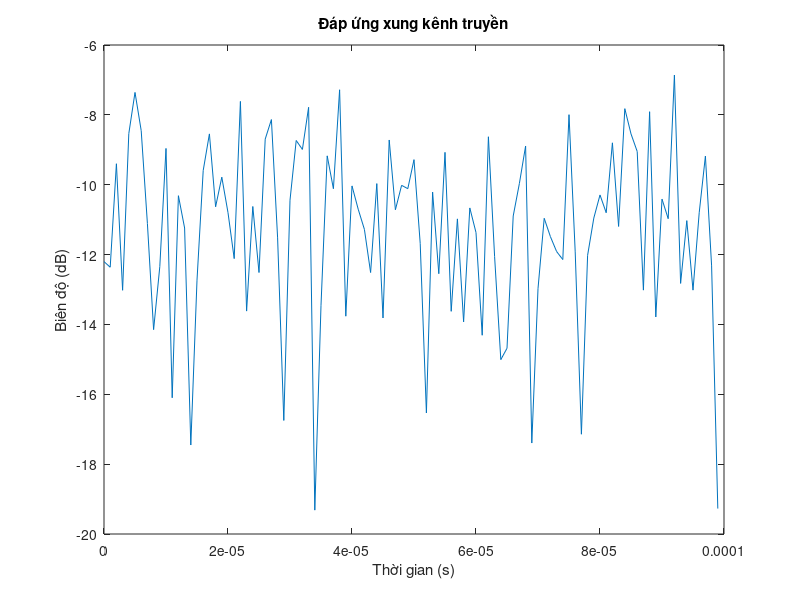
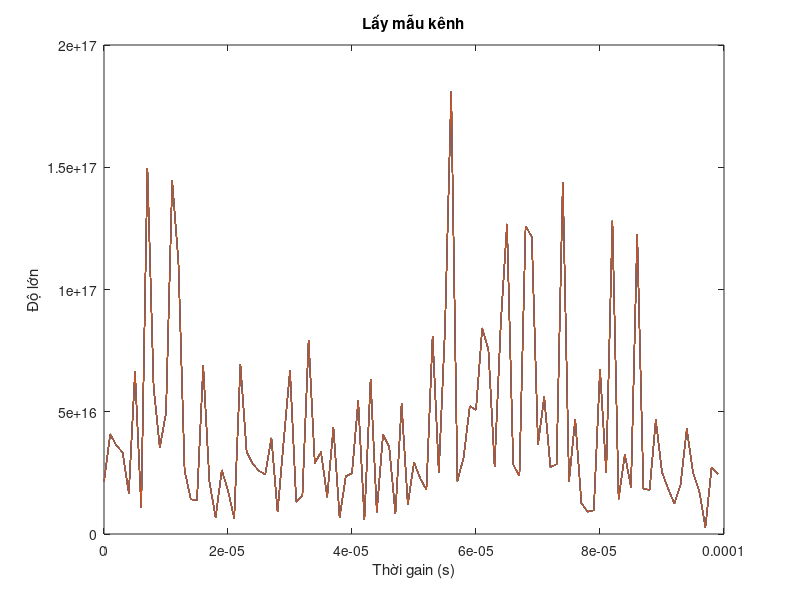

Source code (MATLAB) for these figures, in order:
% Các thông số mô phỏng
numSamples = 100;       % Số mẫu thử
samplingRate = 1e6;     % tốc độ lấy mẫu - Hz
carrierFreq = 2.4e9;    % Tần số sóng mang - Hz
velocity = 33.33;         % Tốc độ di chuyển của trạm thu m/s
pathLossExponent = 2;   % hệ số path loss 
shadowingStdDev = 4;    % Phương sai shadowing chuẩn

% Tạo kênh rayleigh làm mẫu
t = (0:numSamples-1) / samplingRate;
fd = velocity / carrierFreq;               % tần số Doppler tối đa
tau = 1 / fd;                              % Độ trễ trải tối đa
pathGain = sqrt(1/2) * (randn(numSamples, 1) + 1i * randn(numSamples, 1));  % guassian phức rayleigh
shadowing = db2mag(shadowingStdDev * randn(numSamples, 1));  % độ lợi shadowing
pathLoss = (carrierFreq / (4*pi)) .^ pathLossExponent;  % Path loss

% Nội suy độ lợi và khớp với trục thời gian
interpPathGain = interp1([0, tau], [1, 1], t, 'linear', 'extrap');

% Tính toán việc lấy mẫu của kênh
channelSamples = sqrt(pathLoss) .* shadowing .* interpPathGain;

% Đồ thị đáp ứng xung
impulseResponse = ifft(pathGain);
timeAxis = (0:length(impulseResponse)-1) / samplingRate;
figure;
plot(timeAxis, 10*log10(impulseResponse));
xlabel('Thời gian (s)');
ylabel('Biên độ (dB)');
title('Đáp ứng xung kênh truyền');

% Đồ thị lấy mẫu kênh
timeAxis = (0:numSamples-1) / samplingRate;
figure;
plot(timeAxis, abs(channelSamples).^2);
xlabel('Thời gain (s)');
ylabel('Độ lớn');
title('Lấy mẫu kênh');